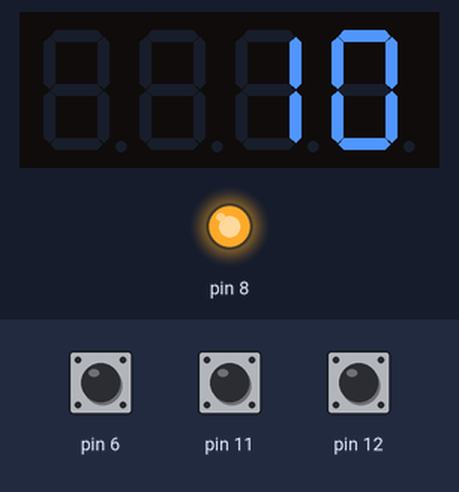
Bench run of a program on a simulated Arduino Nano, built with avr-gcc and run on an emulated ATmega328P. Parts: 4-digit seven-segment display, output pins drawn as LEDs (lit = HIGH). Inputs (shaded band) come from the test bench; at power-on: pin 6 HIGH, pin 11 HIGH, pin 12 HIGH.

Above: at 4.2 s.
4.3 s: pin 6 pulled LOW for 0.15 s
At 5.6 s:
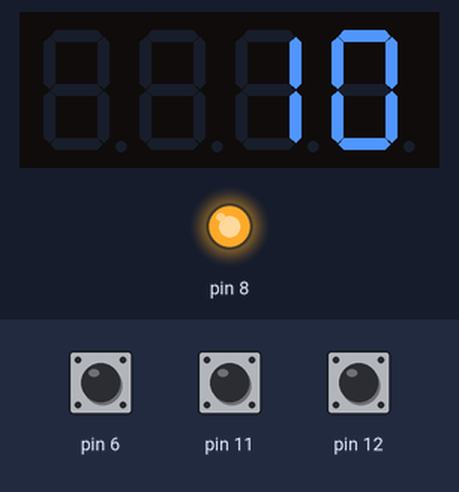
5.9 s: pin 11 pulled LOW for 0.15 s
At 6.4 s:
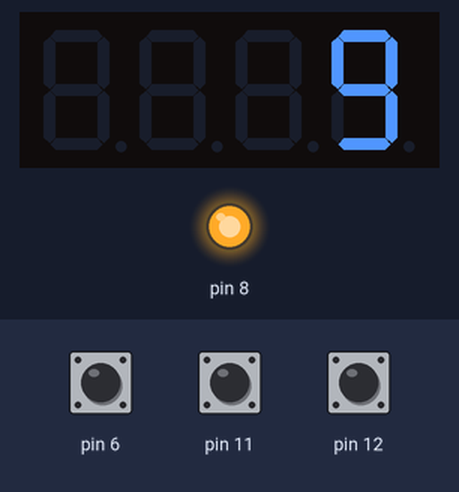
7.6 s: pin 11 pulled LOW for 1 s
10.2 s: pin 6 pulled LOW for 1 s
At 10.7 s:
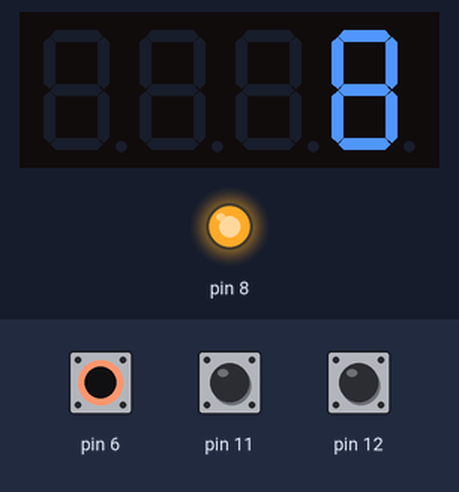
12.7 s: pin 11 pulsed LOW 5 times (0.12 s each, 0.3 s apart)
At 15.0 s:
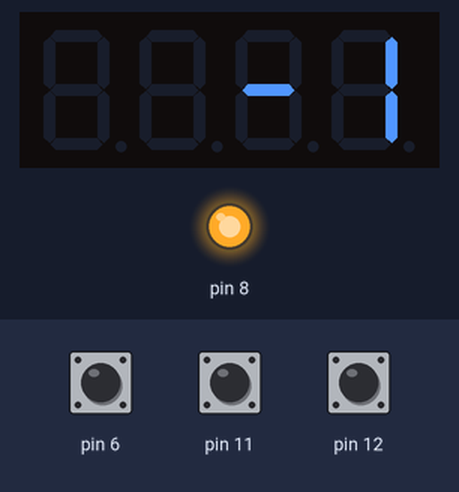
15.7 s: pin 6 pulled LOW for 0.15 s
At 16.8 s:
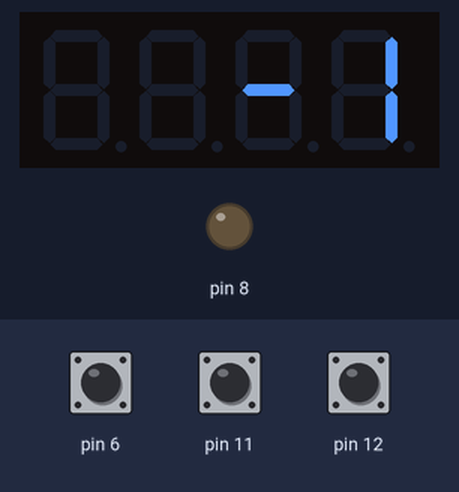
Timing chart, 0 to 18.3 s (numbered marks = the images above; inputs shaded):
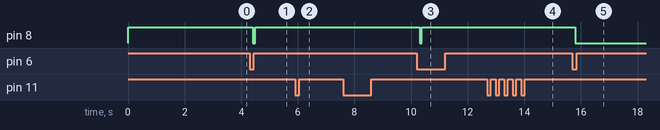

The program:

main.cpp
```cpp
#include <Arduino.h>
#include "Display.h"
#include "Config.h"
#include "Controls.h"
#include "Output.h"
#include "RelayProcessor.h"

Config * config;
Display * display;
Controls * controls;
RelayProcessor * relayProcessor;


void setup() {
    // put your setup code here, to run once:
    config = new Config();
    display = new Display(config);
    controls = new Controls(config);
    relayProcessor = new RelayProcessor(config, true);
    display->sayHi();
}

void loop() {
    // put your main code here, to run repeatedly:
    display->update();
    controls->update();
    relayProcessor->update();
}
```

Button.h
```cpp
//
// Created by User on 12/6/2023.
//
#include <Arduino.h>
#ifndef CONTACT_WELDING_BUTTON_H
#define CONTACT_WELDING_BUTTON_H


class Button {
private:
    int pin = 13;
    long lastNotPressed = 0;
    bool isClickProcessed = false;
    bool hasPressed = false;
    bool isInverted = false;
public:
    Button(int pin, bool isInverted = false) {
        this->pin = pin;
        this->isInverted = isInverted;
        pinMode(pin, INPUT_PULLUP);
    }

    void loop() {
        bool buttonState;
        if (isInverted) {
            buttonState = !digitalRead(this->pin);
        } else {
            buttonState = digitalRead(this->pin);
        }
        if (buttonState == LOW) {
            this->lastNotPressed = millis();
            this->isClickProcessed = false;
        } else {
            if (millis() - this->lastNotPressed > 100 && millis() - this->lastNotPressed < 500) {
                this->hasPressed = true;
            } else {
                this->hasPressed = false;
            }
        }
    }

    bool isPressed() {
        if (!this->isClickProcessed && this->hasPressed) {
            this->hasPressed = false;
            this->isClickProcessed = true;
            return true;
        }
        return false;
    }
};


#endif //CONTACT_WELDING_BUTTON_H
```

Controls.h
```cpp
//
// Created by User on 12/6/2023.
//

#ifndef CONTACT_WELDING_CONTROLS_H
#define CONTACT_WELDING_CONTROLS_H
#include "Config.h"
#include "Button.h"

class Controls {
private:
    Config * config;
    Button * less;
    Button * more;
public:
    Controls(Config * config) {
        this->config = config;
        less = new Button(11);
        more = new Button(12);
    }
    void update() {
        less->loop();
        more->loop();
        if (less->isPressed()) {
            config->expo -= 10;
        } else if (more->isPressed()) {
            config->expo += 10;
        }
    }
};


#endif //CONTACT_WELDING_CONTROLS_H
```

Display.h
```cpp
//
// Created by User on 12/6/2023.
//

#ifndef CONTACT_WELDING_DISPLAY_H
#define CONTACT_WELDING_DISPLAY_H
#define CLK 5
#define DIO 4

#include "GyverTM1637.h"
GyverTM1637 disp(CLK, DIO);
#include "Config.h"


class Display {
private:
    Config * config;
public:
    Display(Config * config) {
        this->config = config;
        disp.clear();
        disp.brightness(7);
    }

    void update() {
        disp.displayInt(config->expo / 10);
    }

    void sayHi() {
        uint32_t Now, clocktimer;
        // пишем HELL
        disp.brightness(7);
        disp.displayByte(_H, _E, _L, _O);

        Now = millis();
        while (millis () - Now < 3000) {    // 3 секунды
            for (int i = 7; i > 0; i--) {
                disp.brightness(i);   // меняем яркость
                delay(40);
            }
            for (int i = 0; i < 8; i++) {
                disp.brightness(i);   // меняем яркость
                delay(40);
            }
        }
        disp.brightness(7);
    }
};


#endif //CONTACT_WELDING_DISPLAY_H
```

Output.h
```cpp
//
// Created by User on 12/6/2023.
//
#include <Arduino.h>
#ifndef CONTACT_WELDING_OUTPUT_H
#define CONTACT_WELDING_OUTPUT_H


class Output {
private:
    int pin = 5;
    bool isInverted = false;
public:
    Output(int pin, bool isInverted = false) {
        this->pin = pin;
        this->isInverted = isInverted;
        pinMode(pin, OUTPUT);
        digitalWrite(this->pin, this->isInverted);
    }

    void setState(bool state) {
        if (isInverted) {
            digitalWrite(this->pin, !state);
        } else {
            digitalWrite(this->pin, state);  // Turn on the LED
        }
    }
};


#endif //CONTACT_WELDING_OUTPUT_H
```

RelayProcessor.h
```cpp
//
// Created by User on 12/6/2023.
//

#ifndef CONTACT_WELDING_RELAYPROCESSOR_H
#define CONTACT_WELDING_RELAYPROCESSOR_H
#include "Config.h"
#include "Button.h"
#include "Output.h"


class RelayProcessor {
private:
    Config * config;
    Button * fire;
    Output * output;
public:
    RelayProcessor(Config * config, bool isInverted = false) {
        this->config = config;
        fire = new Button(6, true);
        output = new Output(8, isInverted);
    }
    void update() {
        fire->loop();
        if (fire->isPressed()) {
            output->setState(true);
            delay(config->expo);
            output->setState(false);
        }
    }
};


#endif //CONTACT_WELDING_RELAYPROCESSOR_H
```

Config.h
```cpp
//
// Created by User on 12/6/2023.
//

#ifndef CONTACT_WELDING_CONFIG_H
#define CONTACT_WELDING_CONFIG_H


class Config {
public:
    int expo = 100;
};


#endif //CONTACT_WELDING_CONFIG_H
```

Measured:
- after the input at 4.3 s, pin 8: HIGH → LOW after 0.10 s, → HIGH 0.10 s later
- after the input at 5.9 s, the display: changes after 0.25 s (image 2)
- after the input at 10.2 s, pin 8: HIGH → LOW after 0.10 s, → HIGH 0.08 s later
- after the input at 12.7 s, the display: first changes after 0.22 s (image 4 shows a later state)
- after the input at 15.7 s, pin 8: HIGH → LOW after 0.10 s
